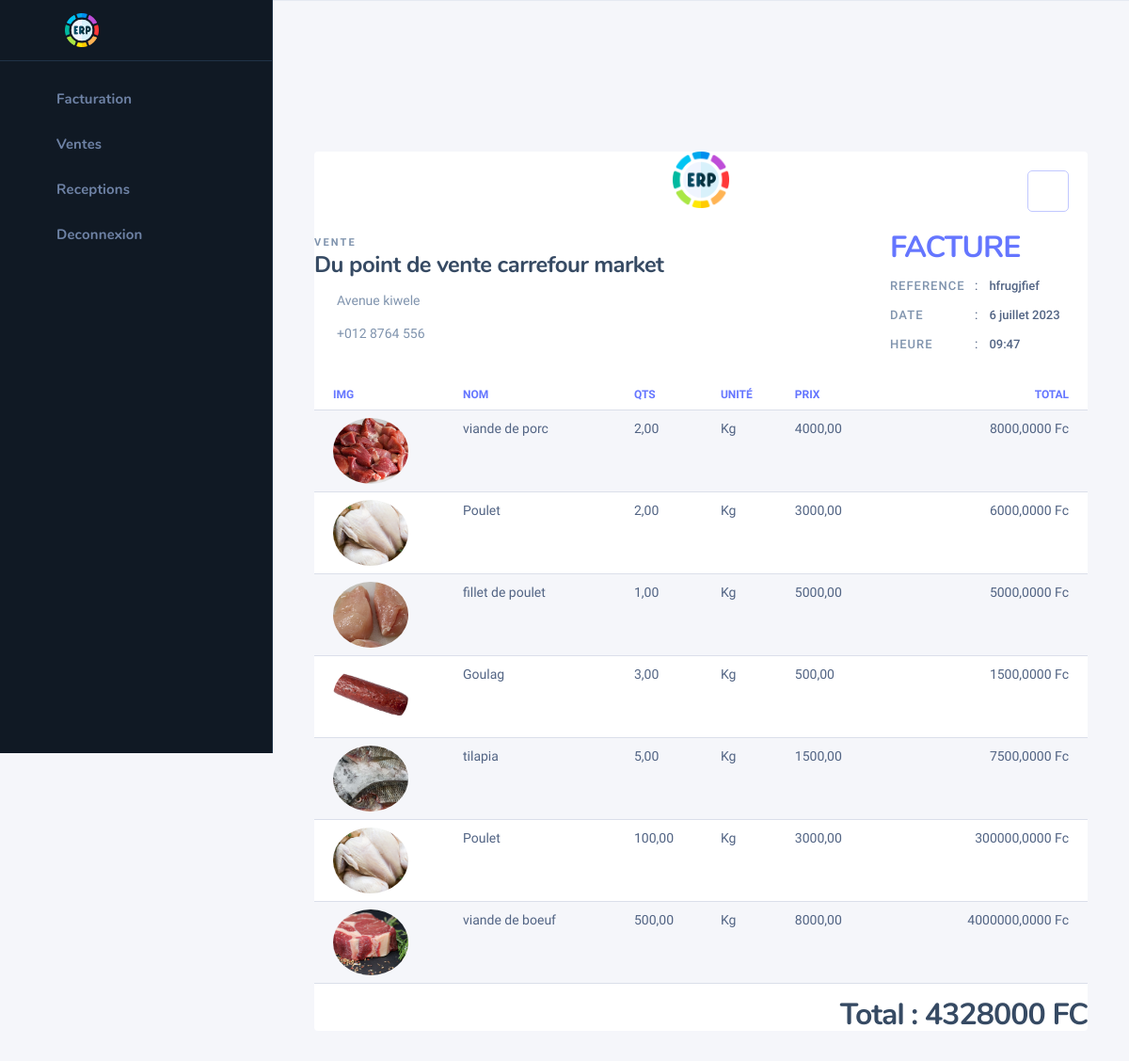
Screenshot of /det-fact/hfrugjfief/ (signed in) with the database file from the repository.
### comm/models.py (models this page shows, shortened)
class OrderFact(models.Model):
    ref = models.CharField(max_length=10, null=True)
    pv = models.ForeignKey(PointVente, on_delete=models.CASCADE, null=True)
    completed = models.BooleanField(default=False)
    date = models.DateField(auto_now_add=True)
    heure = models.TimeField(auto_now_add=True)
    @property
    def get_total(self):
        lines = LineItem.objects.filter(order=self)
        total = 0
        for item in lines:
            total += item.qts * item.product.price
        return int(total)

class LineItem(models.Model):
    order = models.ForeignKey(OrderFact, on_delete=models.CASCADE)
    product = models.ForeignKey(Product, on_delete=models.CASCADE)
    qts = models.DecimalField(default=0, max_digits=10, decimal_places=2)
    @property
    def get_total(self):
        return self.product.price * self.qts

### prod/models.py (models this page shows, shortened)
class PointVente(models.Model):
    name = models.CharField(max_length=255)
    address = models.CharField(max_length=255)

### appro/models.py (models this page shows, shortened)
class Product(models.Model):
    img = models.ImageField(upload_to="products-images", null=True, blank=True)
    name = models.CharField(max_length=255)
    price = models.DecimalField(default=0, max_digits=10, decimal_places=2)
    type_product = models.CharField(choices=product_types, max_length=255)
    qts = models.DecimalField(default=0, max_digits=10, decimal_places=2)
    unit = models.CharField(choices=units, max_length=10, default="Kg")

### auth_user/decorators.py (the view)
        def wrapper_func(request, *args, **kwargs):
            groups = None
            check = False
            if request.user.groups.exists():
                groups = request.user.groups.all()
            for group in groups:
                if group.name in allowed_roles:
                    check = True
            if check is True:
                return view_func(request, *args, **kwargs)
            elif check is False:
                return HttpResponse("Permission non accordée !")
            return wrapper_func(request, *args, **kwargs)

### facturation/views.py (called while the page is built)
def generate_unique_uid():
    return uuid.uuid4().hex[:10]

@login_required(login_url='login')
@allowed_users(allowed_roles=['Facturation', 'Facturation admin'])
def DetFact(request, ref):
    order = OrderFact.objects.get(ref=ref)
    order.completed = True
    order.save()
    lines = LineItem.objects.filter(order=order)
    return render(request, 'facturation/det-fact.html', context={'order': order, 'livraisons': lines, 'ref': generate_unique_uid()})

### templates/facturation/det-fact.html (shortened to what this page needs)
{% extends 'facturation/base-facturation.html' %}
{% load static %}
{% block content %}
    {% include 'facturation/facturation_sidebar.html' %}
    <div class="nk-wrap">
        <div class="nk-content">
            <div class="nk-content ">
            <div class="invoice invoice-print">
            <div class="invoice-action">
                                            <a onclick="printPromot()" class="btn btn-icon btn-lg btn-white btn-dim btn-outline-primary" target="_blank"><em class="icon ni ni-printer-fill"></em></a>
                                        </div>
            <div class="invoice-wrap">
                <div class="invoice-brand text-center">
                    <img src="{% static 'images/erp.png' %}" alt="">
                </div>
                <div class="invoice-head">
                    <div class="invoice-contact">
                        <span class="overline-title">Vente</span>
                        <div class="invoice-contact-info">
                            <h4 class="title">Du point de vente {{ order.pv.name }}</h4>
                            <ul class="list-plain">
                                <li><em class="icon ni ni-map-pin-fill fs-18px"></em><span>Avenue kiwele<br></span></li>
                                <li><em class="icon ni ni-call-fill fs-14px"></em><span>+012 8764 556</span></li>
                            </ul>
                        </div>
                    </div>
                    <div class="invoice-desc">
                        <h3 class="title">Facture</h3>
                        <ul class="list-plain">
                            <li class="invoice-id"><span>Reference</span>:<span>{{ order.ref }}</span></li>
                            <li class="invoice-date"><span>Date</span>:<span>{{ order.date }}</span></li>
                            <li class="invoice-date"><span>Heure</span>:<span>{{ order.heure }}</span></li>
                        </ul>
                    </div>
                </div>
                <div class="invoice-bills">
                    <div class="table-responsive">
                        <table class="table table-striped">
                            <thead>
                                <tr>
                                    <th class="w-150px">Img</th>
                                    <th>Nom</th>
                                    <th>Qts</th>
                                    <th>Unité</th>
                                    <th>Prix</th>
                                    <th>Total</th>
                                </tr>
                            </thead>
                            <tbody>
                            {% for livraison in livraisons %}
                                <tr>
                                    <td><img src="{% if livraison.product.img %}{{ livraison.product.img.url }}{% endif %}" alt="" class="thumb round-xl rounded-circle" style="height: 70px;width: 80px;object-fit: cover"></td>
                                    <td>{{ livraison.product.name }}</td>
                                    <td>{{ livraison.qts }}</td>
                                    <td>{{ livraison.product.unit }}</td>
                                    <td>{{ livraison.product.price }}</td>
                                    <td>{{ livraison.get_total }} Fc</td>
                                </tr>
                            {% endfor %}
                            </tbody>
                        </table>
                    <h3 class="text-end">Total : {{ order.get_total }} FC</h3>
                    </div>
                </div>
            </div>
        </div>
            </div>
        </div>
    </div>
{% endblock %}

### rows the page displays
OrderFact: pv.name "carrefour market", ref "hfrugjfief", date "6 juillet 2023", heure "09:47", get_total "4328000"
LineItem: product.img (picture), product.name "viande de porc", qts "2,00", product.unit "Kg", product.price "4000,00", get_total "8000,0000"
LineItem: product.img (picture), product.name "Poulet", qts "2,00", product.unit "Kg", product.price "3000,00", get_total "6000,0000"
LineItem: product.img (picture), product.name "fillet de poulet", qts "1,00", product.unit "Kg", product.price "5000,00", get_total "5000,0000"
LineItem: product.img (picture), product.name "Goulag", qts "3,00", product.unit "Kg", product.price "500,00", get_total "1500,0000"
LineItem: product.img (picture), product.name "tilapia", qts "5,00", product.unit "Kg", product.price "1500,00", get_total "7500,0000"
LineItem: product.img (picture), product.name "Poulet", qts "100,00", product.unit "Kg", product.price "3000,00", get_total "300000,0000"
LineItem: product.img (picture), product.name "viande de boeuf", qts "500,00", product.unit "Kg", product.price "8000,00", get_total "4000000,0000"
